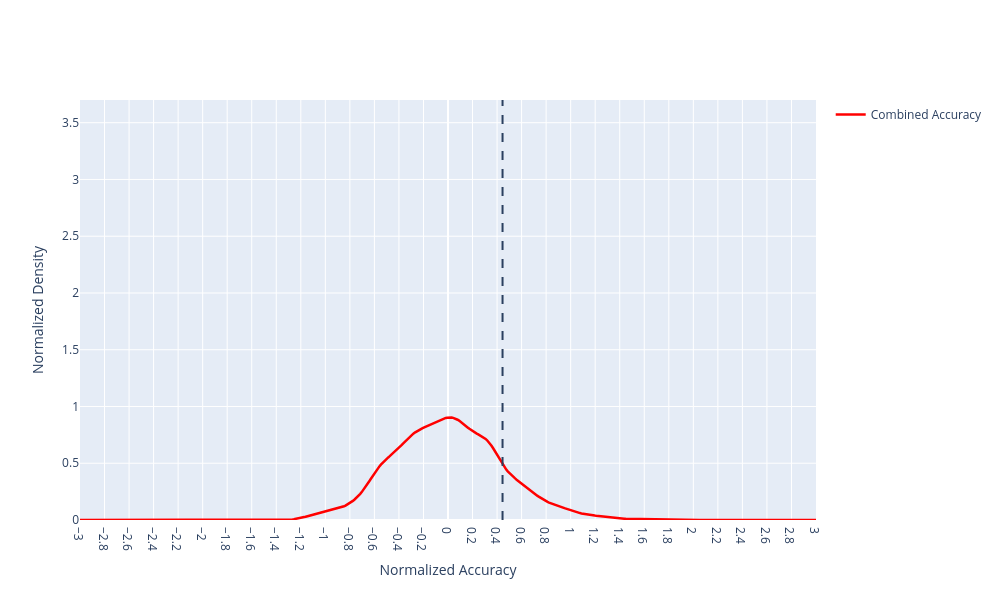

Source (notebook cell):
### Markdown cell above
# Stage 2: Performance Filtering

"From the features that performed significantly better than chance, we selected a subset of $\beta$ high-performing features by ranking them by their combined normalized accuracy $a_{n,c}$ (Fig. 1B), comparing values in the range $100 \leq \beta \leq 1000$".

Verify: hundreds of features survive; C22 features are among them.Paper gets ~710 survivors.

## KDE of Combined scores

### Code cell
perf_thresh = perf_scores_norm_comb.mean() + perf_scores_norm_comb.std()
from scipy.stats import gaussian_kde
import numpy as np
# Combined accuracy KDE
vals = perf_scores_norm_comb.dropna().values
kde = gaussian_kde(vals)
x_range = np.linspace(-3, 3, 500)
y = kde(x_range)
# mean subtracted to reproduce Fig 3A from paper
# x_range = (x_range - x_range.mean()) #/x_range.std()
#y /= y.max()

fig = go.Figure()
fig.add_trace(go.Scatter(
    x=x_range, y=y,
    mode="lines",
    line=dict(color="red", width=2.5),
    name="Combined Accuracy",
))
fig.update_layout(
    xaxis_title="Normalized Accuracy",
    yaxis_title="Normalized Density",
    xaxis=dict(dtick=0.2),
    yaxis=dict(dtick=0.5, range=[0,3.7]),
    width=1000,
    height=600,
    showlegend=True,
)

# mean subtracted to reproduce Fig 3A from paper
fig.add_vline(perf_thresh, line_dash="dash")
fig.show()

### Figure 1 — Plotly figure (JSON) as saved in the notebook; plotly's stock layout.template omitted (floating-point values rounded to 4 significant figures; data arrays with more than 128 entries replaced by an {"elided": "..."} marker saying what was removed)
{"data": [{"line": {"color": "red", "width": 2.5}, "mode": "lines", "name": "Combined Accuracy", "type": "scatter", "x": {"elided": "500 float values"}, "y": {"elided": "500 float values"}}], "layout": {"height": 600, "shapes": [{"line": {"dash": "dash"}, "type": "line", "x0": 0.4446, "x1": 0.4446, "xref": "x", "y0": 0, "y1": 1, "yref": "y domain"}], "showlegend": true, "width": 1000, "xaxis": {"dtick": 0.2, "title": {"text": "Normalized Accuracy"}}, "yaxis": {"dtick": 0.5, "range": [0, 3.7], "title": {"text": "Normalized Density"}}}}
